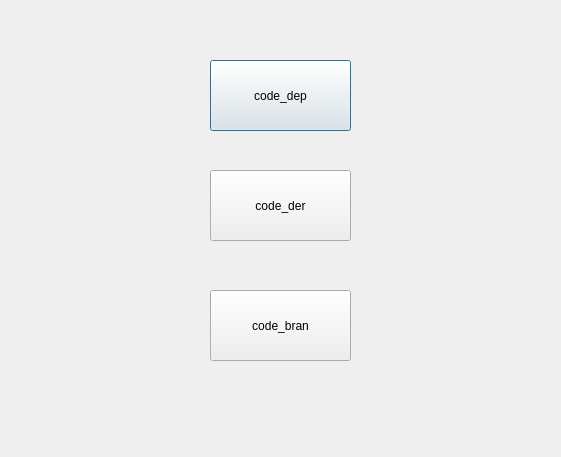
<?xml version="1.0" encoding="UTF-8"?>
<ui version="4.0">
 <class>Dialog</class>
 <widget class="QDialog" name="Dialog">
  <property name="geometry">
   <rect>
    <x>0</x>
    <y>0</y>
    <width>561</width>
    <height>457</height>
   </rect>
  </property>
  <property name="windowTitle">
   <string>Dialog</string>
  </property>
  <widget class="QPushButton" name="pushButton">
   <property name="geometry">
    <rect>
     <x>210</x>
     <y>60</y>
     <width>141</width>
     <height>71</height>
    </rect>
   </property>
   <property name="text">
    <string>code_dep</string>
   </property>
  </widget>
  <widget class="QPushButton" name="pushButton_2">
   <property name="geometry">
    <rect>
     <x>210</x>
     <y>170</y>
     <width>141</width>
     <height>71</height>
    </rect>
   </property>
   <property name="text">
    <string>code_der</string>
   </property>
  </widget>
  <widget class="QPushButton" name="pushButton_3">
   <property name="geometry">
    <rect>
     <x>210</x>
     <y>290</y>
     <width>141</width>
     <height>71</height>
    </rect>
   </property>
   <property name="text">
    <string>code_bran</string>
   </property>
  </widget>
 </widget>
 <resources/>
 <connections/>
</ui>
